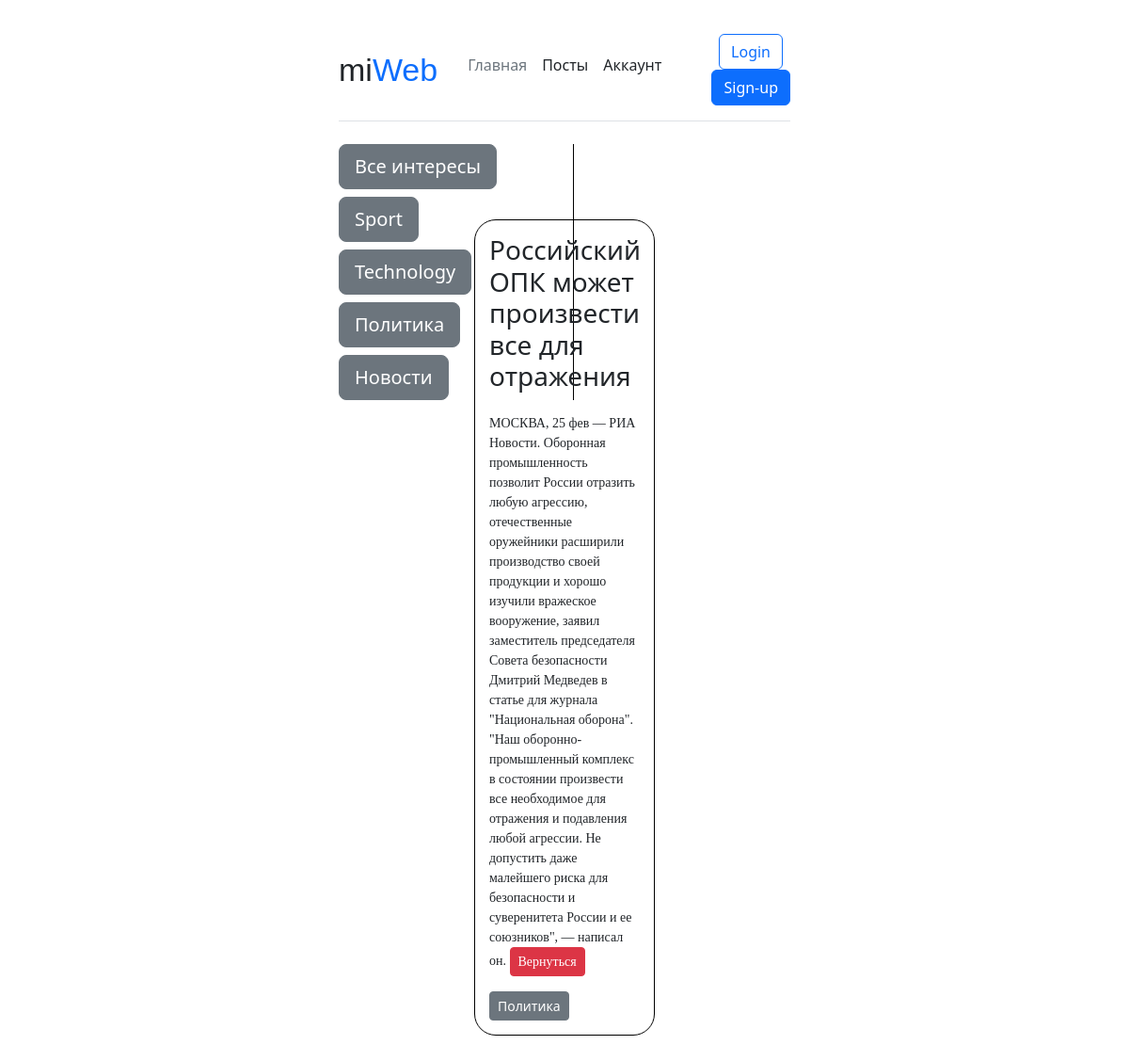
The page /post/8/ on the database its author committed.
### main/models.py (models this page shows, shortened)
class Category(models.Model):
    name = models.CharField(max_length=50, db_index=True)
    class Meta:
        verbose_name = 'Категория'
        verbose_name_plural = 'Категории'
    def __str__(self):
        return self.name
    def get_absolute_url(self):
        return reverse('category',kwargs={'cat_id': self.pk})

class Posts(models.Model):
    title = models.CharField(max_length=150)
    description = models.TextField(null=True)
    date_posted = models.DateTimeField(auto_now_add=True)
    author = models.CharField(max_length=15)
    cat = models.ForeignKey('Category', on_delete=models.CASCADE)
    class Meta:
        verbose_name = 'Пост'
        verbose_name_plural = 'Посты'

### main/views.py (the view)
# urls.py: path('post/<int:post_id>/', views.show_post, name='post'),
def show_post(request, post_id):
    post = Posts.objects.get(id=post_id)
    return render(request,'main/post_detail.html',{'post_id': post_id,'post': post})

### main/templatetags/main_tags.py (called while the page is built)
@register.inclusion_tag('main/list_categories.html')
def show_categories(cat_selected=0):
    cats = Category.objects.all()
    return {'cats':cats, 'cat_selected':cat_selected}

### main/templates/main/post_detail.html (shortened to what this page needs)
{% extends 'main/base.html' %}
{% block content %}
    <div class="post">
            <h3 class="title">{{ post.title }}</h3><br>
            {% autoescape on %}
                <p class="desc">
                    {{ post.description}} <a class="btn btn-danger btn-sm" role="button" href="{% url 'posts_page' %}">Вернуться</a>
                </p>
            {% endautoescape %}
            <a class="btn btn-secondary btn-sm" href="{{ post.cat.get_absolute_url }}">{{ post.cat }}</a>
    </div>
{% endblock content %}

### main/templates/main/list_categories.html (shortened to what this page needs)
{% for cat in cats %}
      {% if cat.posts_set.exists %}
      {% if cat.pk == cat_selected %}
            <h4 class="btn btn-primary btn-lg">{{ cat }}</h4>
            {% else %}
                <h4><a class="btn btn-secondary btn-lg" href="{{ cat.get_absolute_url }}">{{ cat }}</a></h4>
         {% endif %}
      {% endif %}
{% endfor %}

### main/static/main/css/styles.css (style rules this page uses)
.post { border:1px solid black; margin: 0 auto; width:40%; padding:15px; border-radius:23px; margin-bottom: 20px; position:relative; bottom:200px }
.post p { margin-top:-10px; font-family:Verdana; font-size:14px; }

### rows shown on the page
Category: name "Sport"
Category: name "Technology"
Category: name "Политика"
Category: name "Новости"
Posts: title "Российский ОПК может произвести все для отражения", description "МОСКВА, 25 фев — РИА Новости. Оборонная промышленность позволит России отразить любую агрессию, отечественные оружейники расширили производство своей продукции и хорошо изучили вражеское вооружение, заявил заместитель председателя Совета безопасности Дмитрий Медведев в статье для журнала \"Национальная оборона\". \"Наш оборонно-промышленный комплекс в состоянии произвести все необходимое для отражения и подавления любой агрессии. Не допустить даже малейшего риска для безопасности и суверенитета России и ее союзников\", — написал он.", cat "Политика"
